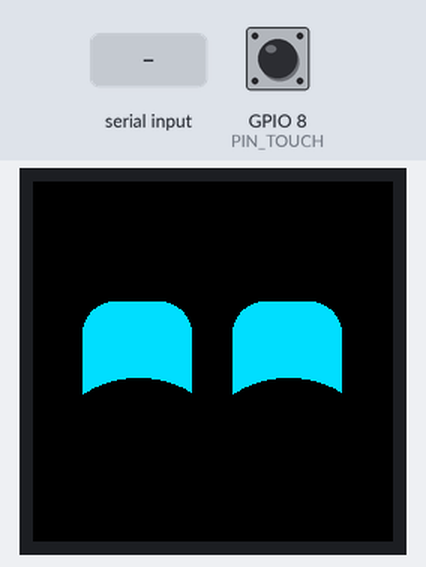
Recording of a program running on a simulated ESP32-S3. Parts: 240×240 colour display. The test bench sets the inputs (shaded band); at power-on: GPIO 8 (PIN_TOUCH) HIGH. Random numbers use the default seed unless the program sets one; what the program prints to the serial monitor is not drawn.

Above: at 1.6 s.
1.7 s: "demo\n" received over Serial
At 4.3 s:
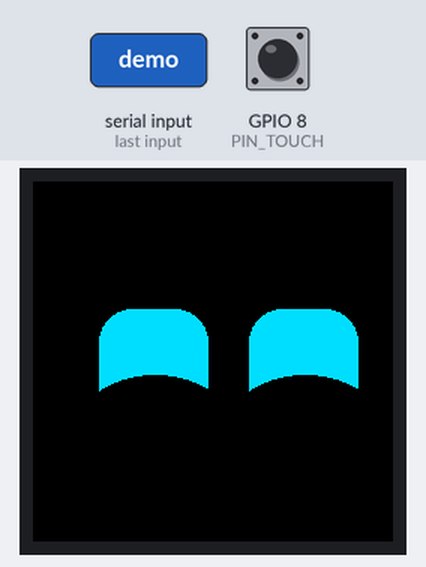
4.7 s: "demo\n" received over Serial
At 4.92 s:
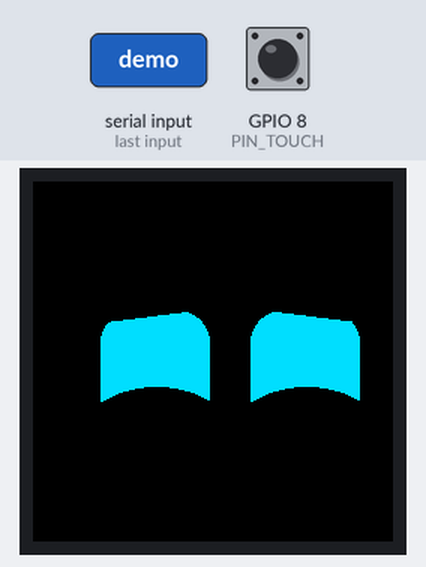
6.8 s: "touch\n" received over Serial
9.7 s: "touch\n" received over Serial
12.7 s: "1\n" received over Serial
At 17.55 s:
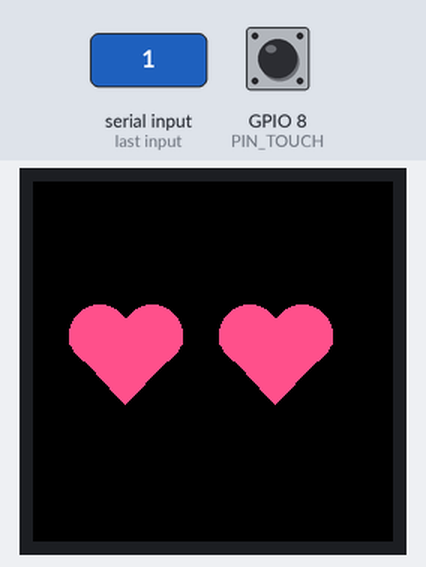

Measured:
- what the display in image 1 shows lasts 0.5 s, from 4.0 s to 4.5 s

The program:

main.cpp
```cpp
// Kiki step 1: emotion eyes on the round display, touch to cheer her up.
// Serial Monitor (115200, COM port): type a mood name, "demo", or "touch".

#include <Arduino.h>

#include "display.h"
#include "eyes.h"
#include "pins.h"

constexpr uint32_t kLoveHoldMs = 1500;   // hold the touch this long → love
constexpr uint32_t kTouchMoodMs = 4000;  // touch mood lasts this long after release
constexpr uint32_t kDemoStepMs = 3000;

// Touch pad = foil on a wire, read by the S3's built-in touch sensor.
// The reading goes UP when touched. Pressed above +30% of the idle baseline,
// released below +15%: the gap stops flicker at the edge.
constexpr float kTouchOn = 1.30f;
constexpr float kTouchOff = 1.15f;
constexpr int kTouchCalibrationReads = 50;
constexpr uint32_t kTouchPrintMs = 200;

LGFX tft;
Eyes eyes;

bool demo = true;  // cycle through every mood until a mood is typed
uint32_t nextDemoStep = 0;

bool touched = false;
bool reacting = false;  // showing a touch mood, will return to moodBeforeTouch
uint32_t touchStart = 0, touchEnd = 0;
Mood moodBeforeTouch = Mood::Neutral;

float touchBaseline = 0;  // idle reading, measured at boot
bool printTouch = false;  // "touch" command: print readings to tune kTouchOn
uint32_t nextTouchPrint = 0;

void printHelp() {
  Serial.println("Kiki commands: neutral happy sad angry surprised sleepy love demo touch");
}

void calibrateTouch() {
  uint64_t sum = 0;
  for (int i = 0; i < kTouchCalibrationReads; i++) {
    sum += touchRead(PIN_TOUCH);
    delay(5);
  }
  touchBaseline = float(sum) / kTouchCalibrationReads;
  Serial.printf("touch baseline: %.0f (keep hands off the pad while Kiki boots)\n", touchBaseline);
}

bool readTouch(uint32_t now) {
  uint32_t value = touchRead(PIN_TOUCH);
  bool down = value > touchBaseline * (touched ? kTouchOff : kTouchOn);
  if (!down) touchBaseline += (value - touchBaseline) * 0.01f;  // follow slow drift (humidity, heat)

  if (printTouch && now >= nextTouchPrint) {
    Serial.printf("touch: %u  baseline: %.0f  touched above: %.0f\n", value, touchBaseline,
                  touchBaseline * kTouchOn);
    nextTouchPrint = now + kTouchPrintMs;
  }
  return down;
}

void handleSerial() {
  if (!Serial.available()) return;
  String cmd = Serial.readStringUntil('\n');
  cmd.trim();
  cmd.toLowerCase();
  if (cmd.isEmpty()) return;

  if (cmd == "demo") {
    demo = !demo;
    Serial.printf("demo %s\n", demo ? "on" : "off");
    return;
  }
  if (cmd == "touch") {
    printTouch = !printTouch;
    Serial.printf("touch readings %s\n", printTouch ? "on" : "off");
    return;
  }
  Mood m;
  if (moodFromName(cmd, m)) {
    demo = false;
    reacting = false;  // a typed mood wins over an earlier touch
    eyes.setMood(m);
    Serial.printf("mood: %s\n", moodName(m));
  } else {
    Serial.printf("unknown command: \"%s\"\n", cmd.c_str());
    printHelp();
  }
}

void handleTouch(uint32_t now) {
  bool down = readTouch(now);

  if (down && !touched) {
    touched = true;
    touchStart = now;
    if (!reacting) moodBeforeTouch = eyes.mood();
    reacting = true;
    eyes.setMood(Mood::Happy);
  } else if (down && now - touchStart >= kLoveHoldMs && eyes.mood() != Mood::Love) {
    eyes.setMood(Mood::Love);
  } else if (!down && touched) {
    touched = false;
    touchEnd = now;
  } else if (!down && reacting && now - touchEnd >= kTouchMoodMs) {
    reacting = false;
    eyes.setMood(moodBeforeTouch);
  }
}

void handleDemo(uint32_t now) {
  if (!demo || reacting || now < nextDemoStep) return;
  Mood next = Mood((int(eyes.mood()) + 1) % kMoodCount);
  eyes.setMood(next);
  Serial.printf("mood: %s\n", moodName(next));
  nextDemoStep = now + kDemoStepMs;
}

void setup() {
  Serial.begin(115200);
  Serial.setTimeout(50);
  randomSeed(esp_random());
  calibrateTouch();

  tft.init();
  eyes.begin(tft);
  printHelp();
}

void loop() {
  uint32_t now = millis();
  handleSerial();
  handleTouch(now);
  handleDemo(now);
  eyes.update();
}
```

display.h
```cpp
#pragma once

#define LGFX_USE_V1
#include <LovyanGFX.hpp>

#include "pins.h"

// GC9A01 240x240 round display on SPI2
class LGFX : public lgfx::LGFX_Device {
  lgfx::Panel_GC9A01 _panel;
  lgfx::Bus_SPI _bus;

 public:
  LGFX() {
    {
      auto cfg = _bus.config();
      cfg.spi_host = SPI2_HOST;
      cfg.spi_mode = 0;
      cfg.freq_write = 40000000;
      cfg.freq_read = 16000000;
      cfg.spi_3wire = true;
      cfg.use_lock = true;
      cfg.dma_channel = SPI_DMA_CH_AUTO;
      cfg.pin_sclk = PIN_TFT_SCLK;
      cfg.pin_mosi = PIN_TFT_MOSI;
      cfg.pin_miso = -1;
      cfg.pin_dc = PIN_TFT_DC;
      _bus.config(cfg);
      _panel.setBus(&_bus);
    }
    {
      auto cfg = _panel.config();
      cfg.pin_cs = PIN_TFT_CS;
      cfg.pin_rst = PIN_TFT_RST;
      cfg.pin_busy = -1;
      cfg.panel_width = 240;
      cfg.panel_height = 240;
      cfg.readable = false;
      cfg.invert = true;  // colours look wrong (negative)? set this to false
      cfg.rgb_order = false;
      cfg.bus_shared = false;
      _panel.config(cfg);
    }
    setPanel(&_panel);
  }
};
```

eyes.h
```cpp
#pragma once

#include "display.h"

enum class Mood { Neutral, Happy, Sad, Angry, Surprised, Sleepy, Love };
constexpr int kMoodCount = 7;

const char* moodName(Mood m);
bool moodFromName(const String& name, Mood& out);

// Two animated eyes: smooth mood changes, random blinks, looking around.
class Eyes {
 public:
  void begin(LGFX& tft);
  void setMood(Mood m);
  Mood mood() const { return _mood; }
  void update();  // call every loop()

 private:
  struct Shape {
    float w, h;          // eye size in px
    float lidTop;        // 0..1 of height covered flat from the top (sleepy)
    float lidInner;      // 0..1 slanted lid on the inner corner (angry)
    float lidOuter;      // 0..1 slanted lid on the outer corner (sad)
    float lidBottom;     // 0..1 curved cheek from below (happy)
  };

  static Shape shapeFor(Mood m);
  void tickBlink(uint32_t now);
  void tickLook(uint32_t now);
  void draw();
  void drawEye(float cx, float cy, bool left);
  void drawHeart(float cx, float cy, float size);

  LGFX* _tft = nullptr;
  LGFX_Sprite _frame;

  Mood _mood = Mood::Neutral;
  Shape _cur{}, _target{};
  float _lookX = 0, _lookY = 0, _lookTargetX = 0, _lookTargetY = 0;
  float _blink = 1;  // 1 = open, ~0 = closed
  bool _blinking = false;
  uint32_t _blinkStart = 0, _nextBlink = 0, _nextLook = 0, _lastFrame = 0;
};
```

eyes.cpp
```cpp
#include "eyes.h"

namespace {

constexpr uint16_t rgb565(uint8_t r, uint8_t g, uint8_t b) {
  return ((r & 0xF8) << 8) | ((g & 0xFC) << 3) | (b >> 3);
}

constexpr int kSize = 240;
constexpr float kCenter = kSize / 2.0f;
constexpr float kEyeGap = 100;  // distance between the two eye centres
constexpr uint16_t kBg = rgb565(0, 0, 0);
constexpr uint16_t kEyeColor = rgb565(0, 220, 255);
constexpr uint16_t kLoveColor = rgb565(255, 80, 140);

constexpr uint32_t kFrameMs = 25;  // ~40 fps
constexpr uint32_t kBlinkMs = 160;
constexpr float kEase = 0.2f;      // share of the remaining distance moved per frame

float approach(float cur, float target) { return cur + (target - cur) * kEase; }

struct NamedMood {
  const char* name;
  Mood mood;
};

constexpr NamedMood kMoods[kMoodCount] = {
    {"neutral", Mood::Neutral},     {"happy", Mood::Happy},   {"sad", Mood::Sad},
    {"angry", Mood::Angry},         {"surprised", Mood::Surprised},
    {"sleepy", Mood::Sleepy},       {"love", Mood::Love},
};

}  // namespace

const char* moodName(Mood m) {
  for (const auto& entry : kMoods) {
    if (entry.mood == m) return entry.name;
  }
  return "?";
}

bool moodFromName(const String& name, Mood& out) {
  for (const auto& entry : kMoods) {
    if (name == entry.name) {
      out = entry.mood;
      return true;
    }
  }
  return false;
}

void Eyes::begin(LGFX& tft) {
  _tft = &tft;
  _frame.setColorDepth(16);
  if (!_frame.createSprite(kSize, kSize)) {
    // Internal RAM full: fall back to the 8MB PSRAM (slower but fine)
    _frame.setPsram(true);
    _frame.createSprite(kSize, kSize);
  }
  _cur = _target = shapeFor(_mood);
  uint32_t now = millis();
  _nextBlink = now + 1500;
  _nextLook = now + 2000;
}

void Eyes::setMood(Mood m) {
  _mood = m;
  _target = shapeFor(m);
}

Eyes::Shape Eyes::shapeFor(Mood m) {
  //                       w    h    top    inner  outer  bottom
  switch (m) {
    case Mood::Happy:     return {74, 80, 0, 0, 0, 0.45f};
    case Mood::Sad:       return {70, 70, 0.1f, 0, 0.5f, 0};
    case Mood::Angry:     return {70, 70, 0, 0.55f, 0, 0};
    case Mood::Surprised: return {84, 100, 0, 0, 0, 0};
    case Mood::Sleepy:    return {72, 80, 0.6f, 0, 0, 0};
    case Mood::Love:      return {70, 70, 0, 0, 0, 0};
    case Mood::Neutral:
    default:              return {70, 80, 0, 0, 0, 0};
  }
}

void Eyes::update() {
  uint32_t now = millis();
  if (now - _lastFrame < kFrameMs) return;
  _lastFrame = now;

  tickBlink(now);
  tickLook(now);
  _cur.w = approach(_cur.w, _target.w);
  _cur.h = approach(_cur.h, _target.h);
  _cur.lidTop = approach(_cur.lidTop, _target.lidTop);
  _cur.lidInner = approach(_cur.lidInner, _target.lidInner);
  _cur.lidOuter = approach(_cur.lidOuter, _target.lidOuter);
  _cur.lidBottom = approach(_cur.lidBottom, _target.lidBottom);
  draw();
}

void Eyes::tickBlink(uint32_t now) {
  if (!_blinking && now >= _nextBlink) {
    _blinking = true;
    _blinkStart = now;
  }
  if (!_blinking) return;

  float t = float(now - _blinkStart) / kBlinkMs;  // 0..1 through the blink
  if (t >= 1) {
    _blinking = false;
    _blink = 1;
    _nextBlink = now + (_mood == Mood::Sleepy ? random(1500, 3000) : random(2000, 6000));
    return;
  }
  _blink = max(0.08f, fabsf(1 - 2 * t));  // open → closed → open
}

void Eyes::tickLook(uint32_t now) {
  if (now >= _nextLook) {
    if (random(100) < 35) {
      _lookTargetX = 0;
      _lookTargetY = 0;
    } else {
      _lookTargetX = random(-25, 26);
      _lookTargetY = random(-15, 16);
    }
    _nextLook = now + random(1200, 4000);
  }
  _lookX = approach(_lookX, _lookTargetX);
  _lookY = approach(_lookY, _lookTargetY);
}

void Eyes::draw() {
  _frame.fillScreen(kBg);
  float cy = kCenter + _lookY;
  drawEye(kCenter - kEyeGap / 2 + _lookX, cy, true);
  drawEye(kCenter + kEyeGap / 2 + _lookX, cy, false);
  _frame.pushSprite(_tft, 0, 0);
}

void Eyes::drawEye(float cx, float cy, bool left) {
  if (_mood == Mood::Love) {
    float pulse = 1 + 0.08f * sinf(millis() / 150.0f);
    drawHeart(cx, cy, _cur.w * pulse);
    return;
  }

  float w = _cur.w, h = _cur.h * _blink;
  float x = cx - w / 2, top = cy - h / 2;
  _frame.fillRoundRect(x, top, w, h, min(w, h) * 0.3f, kEyeColor);

  // Lids: background-coloured shapes drawn over the eye
  constexpr float pad = 2;
  float innerX = left ? x + w + pad : x - pad;  // the corner nearer the nose
  float outerX = left ? x - pad : x + w + pad;
  if (_cur.lidTop > 0.01f) {
    _frame.fillRect(x - pad, top - pad, w + 2 * pad, h * _cur.lidTop + pad, kBg);
  }
  if (_cur.lidInner > 0.01f) {
    _frame.fillTriangle(innerX, top - pad, outerX, top - pad, innerX, top + h * _cur.lidInner, kBg);
  }
  if (_cur.lidOuter > 0.01f) {
    _frame.fillTriangle(outerX, top - pad, innerX, top - pad, outerX, top + h * _cur.lidOuter, kBg);
  }
  if (_cur.lidBottom > 0.01f) {
    float ry = h * 0.6f;
    _frame.fillEllipse(cx, top + h + ry - h * _cur.lidBottom, w * 0.8f, ry, kBg);
  }
}

void Eyes::drawHeart(float cx, float cy, float size) {
  float r = size * 0.28f;
  float dx = size * 0.24f;
  float lobeY = cy - size * 0.12f;
  _frame.fillCircle(cx - dx, lobeY, r, kLoveColor);
  _frame.fillCircle(cx + dx, lobeY, r, kLoveColor);
  _frame.fillTriangle(cx - dx - r * 0.97f, lobeY + r * 0.25f, cx + dx + r * 0.97f,
                      lobeY + r * 0.25f, cx, cy + size * 0.5f, kLoveColor);
}
```

pins.h
```cpp
#pragma once

// ESP32-S3 DevKitC-1 N16R8 pin map. Full wiring: docs/wiring.md
// Keep away from: GPIO 35-37 (used by the 8MB PSRAM), 0/3/45/46 (boot pins),
// 19/20 (native USB), 43/44 (COM port), 26-32 (flash).

// Display GC9A01 1.28" round, SPI
constexpr int PIN_TFT_SCLK = 12;  // board label "SCL" (SPI clock, not I2C)
constexpr int PIN_TFT_MOSI = 11;  // board label "SDA" (SPI data, not I2C)
constexpr int PIN_TFT_CS   = 10;
constexpr int PIN_TFT_DC   = 9;
constexpr int PIN_TFT_RST  = 14;

// Touch pad: a wire to a piece of foil. Must be a touch-capable pin (GPIO 1-14).
constexpr int PIN_TOUCH = 8;

// Motion sensor MPU6050 (GY-521), I2C (code later)
constexpr int PIN_IMU_SDA = 1;
constexpr int PIN_IMU_SCL = 2;

// IR obstacle sensor, LOW when something is in front (code later)
constexpr int PIN_IR = 21;

// Mic INMP441, I2S in (step 2)
constexpr int PIN_MIC_SCK = 4;
constexpr int PIN_MIC_WS  = 5;
constexpr int PIN_MIC_SD  = 6;

// Amp MAX98357A, I2S out (step 2)
constexpr int PIN_AMP_BCLK = 15;
constexpr int PIN_AMP_LRC  = 16;
constexpr int PIN_AMP_DIN  = 7;

// Servos SG90 (step 3)
constexpr int PIN_SERVO_PAN  = 17;
constexpr int PIN_SERVO_TILT = 18;
```
